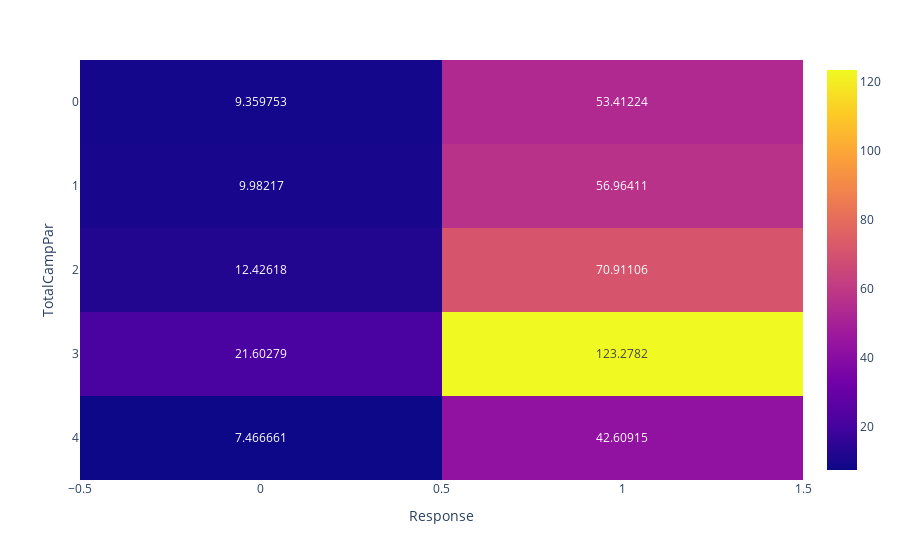

This figure's notebook cell:
### Markdown cell above
> Null Hypothesis - No Relationship between the given categorical columns

### Code cell
relation_categorical_testing(marketing_df, 'TotalCampPar', 'Response')

### Figure 1 — Plotly figure (JSON) as saved in the notebook; plotly's stock layout.template omitted (floating-point values rounded to 4 significant figures)
{"data": [{"coloraxis": "coloraxis", "hovertemplate": "Response: %{x}<br>TotalCampPar: %{y}<br>color: %{z}<extra></extra>", "name": "0", "texttemplate": "%{z}", "type": "heatmap", "x": [0, 1], "xaxis": "x", "y": [0, 1, 2, 3, 4], "yaxis": "y", "z": [[9.36, 53.41], [9.982, 56.96], [12.43, 70.91], [21.6, 123.3], [7.467, 42.61]]}], "layout": {"coloraxis": {"colorscale": [[0, "#0d0887"], [0.1111, "#46039f"], [0.2222, "#7201a8"], [0.3333, "#9c179e"], [0.4444, "#bd3786"], [0.5556, "#d8576b"], [0.6667, "#ed7953"], [0.7778, "#fb9f3a"], [0.8889, "#fdca26"], [1, "#f0f921"]]}, "margin": {"t": 60}, "xaxis": {"anchor": "y", "domain": [0, 1], "title": {"text": "Response"}}, "yaxis": {"anchor": "x", "autorange": "reversed", "domain": [0, 1], "title": {"text": "TotalCampPar"}}}}
